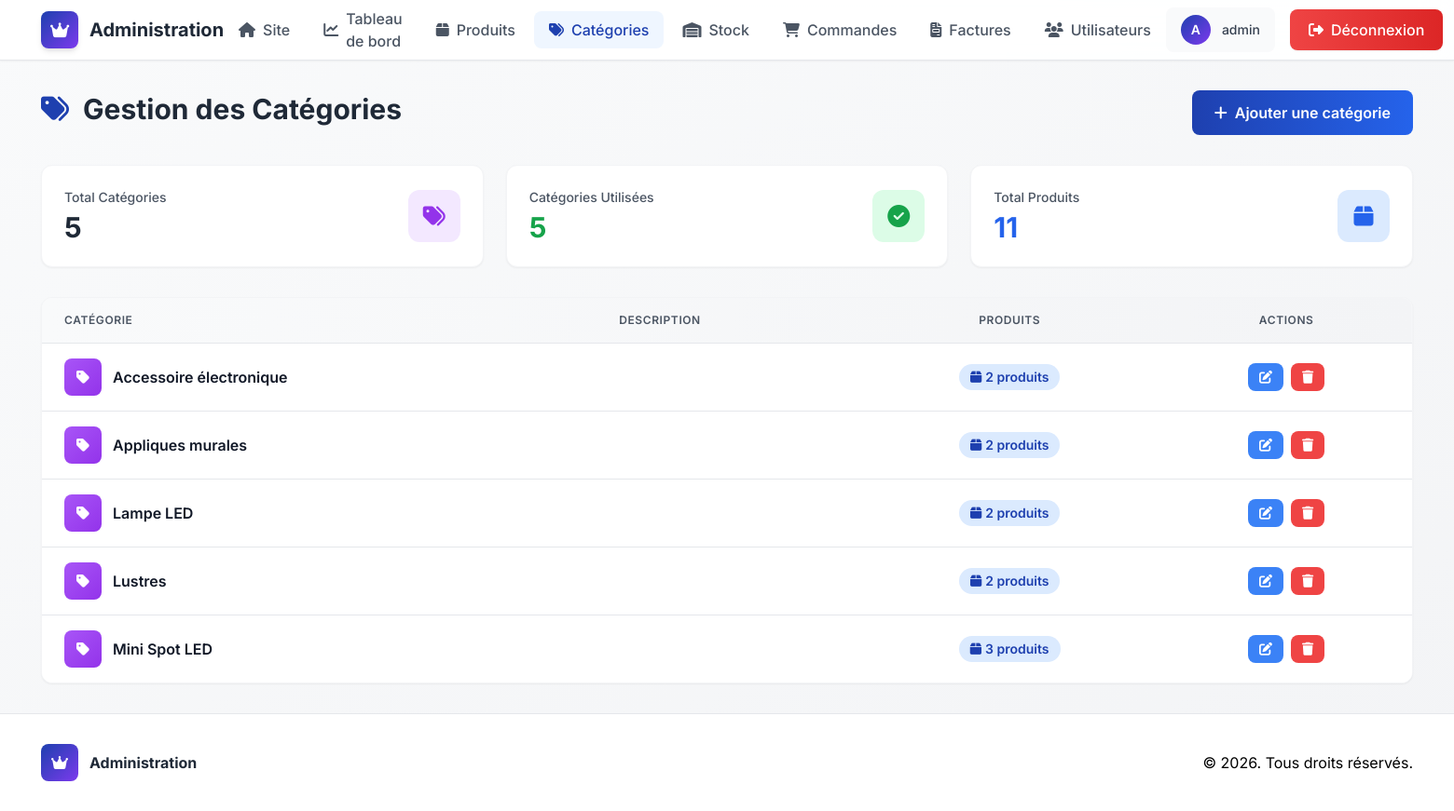
Screenshot of /admin/categories.php (signed in) with the database file from the repository.
### tables this page shows
CREATE TABLE `categories` (
  `id` int(11) NOT NULL,
  `nom` varchar(100) NOT NULL,
  `description` text DEFAULT NULL
);

### admin/categories.php (the view, shortened to what this page needs)
<?php
require_once '../db/db.php';
$stmt = $pdo->query("
    SELECT c.*, COUNT(p.id) as nb_produits
    FROM categories c
    LEFT JOIN produits p ON c.id = p.categorie_id
    GROUP BY c.id, c.nom, c.description
    ORDER BY c.nom ASC
");
$categories = $stmt->fetchAll();
$stmt = $pdo->query("SELECT COUNT(*) as total FROM categories");
$total_categories = $stmt->fetch()['total'];
$stmt = $pdo->query("SELECT COUNT(*) as total FROM produits");
$total_produits = $stmt->fetch()['total'];
$stmt = $pdo->query("
    SELECT c.id, COUNT(p.id) as nb_produits
    FROM categories c
    LEFT JOIN produits p ON c.id = p.categorie_id
    GROUP BY c.id
");
$cat_stats = $stmt->fetchAll();
$categories_avec_produits = count(array_filter($cat_stats, fn($c) => $c['nb_produits'] > 0));
?>
<!DOCTYPE html>
<html lang="fr">
<head>
    <script src="https://cdn.tailwindcss.com"></script>
    <link rel="stylesheet" href="https://cdnjs.cloudflare.com/ajax/libs/font-awesome/6.4.0/css/all.min.css">
</head>
<body class="bg-gradient-to-br from-gray-50 to-gray-100 min-h-screen font-sans antialiased flex flex-col">
    <nav class="bg-white border-b border-gray-200 sticky top-0 z-50 shadow-sm backdrop-blur-lg bg-opacity-90">
        <div class="container mx-auto px-6 lg:px-8">
            <div class="flex justify-between items-center h-16">
                <a href="dashboard.php" class="flex items-center space-x-3 group">
                    <div class="w-10 h-10 bg-gradient-to-br from-primary to-secondary rounded-lg flex items-center justify-center shadow-md group-hover:shadow-lg transition-all duration-300">
                        <i class="fas fa-crown text-white text-lg"></i>
                    </div>
                    <div>
                        <h1 class="text-xl font-bold text-gray-800">Administration</h1>
                    </div>
                </a>
                <ul class="hidden lg:flex items-center space-x-1">
                    <li>
                        <a href="../home.php" class="flex items-center space-x-2 px-4 py-2 rounded-lg text-gray-600 hover:text-primary hover:bg-blue-50 transition-all duration-200 font-medium">
                            <i class="fas fa-home"></i>
                            <span>Site</span>
                        </a>
                    </li>
                    <li>
                        <a href="dashboard.php" class="flex items-center space-x-2 px-4 py-2 rounded-lg text-gray-600 hover:text-primary hover:bg-blue-50 transition-all duration-200 font-medium">
                            <i class="fas fa-chart-line"></i>
                            <span>Tableau de bord</span>
                        </a>
                    </li>
                    <li>
                        <a href="products.php" class="flex items-center space-x-2 px-4 py-2 rounded-lg text-gray-600 hover:text-primary hover:bg-blue-50 transition-all duration-200 font-medium">
                            <i class="fas fa-box"></i>
                            <span>Produits</span>
                        </a>
                    </li>
                    <li>
                        <a href="categories.php" class="flex items-center space-x-2 px-4 py-2 rounded-lg bg-blue-50 text-primary transition-all duration-200 font-medium">
                            <i class="fas fa-tags"></i>
                            <span>Catégories</span>
                        </a>
                    </li>
                    <li>
                        <a href="stock.php" class="flex items-center space-x-2 px-4 py-2 rounded-lg text-gray-600 hover:text-primary hover:bg-blue-50 transition-all duration-200 font-medium">
                            <i class="fas fa-warehouse"></i>
                            <span>Stock</span>
                        </a>
                    </li>
                    <li>
                        <a href="commands.php" class="flex items-center space-x-2 px-4 py-2 rounded-lg text-gray-600 hover:text-primary hover:bg-blue-50 transition-all duration-200 font-medium">
                            <i class="fas fa-shopping-cart"></i>
                            <span>Commandes</span>
                        </a>
                    </li>
                    <li>
                        <a href="factures.php" class="flex items-center space-x-2 px-4 py-2 rounded-lg text-gray-600 hover:text-primary hover:bg-blue-50 transition-all duration-200 font-medium">
                            <i class="fas fa-file-invoice"></i>
                            <span>Factures</span>
                        </a>
                    </li>
                    <li>
                        <a href="users.php" class="flex items-center space-x-2 px-4 py-2 rounded-lg text-gray-600 hover:text-primary hover:bg-blue-50 transition-all duration-200 font-medium">
                            <i class="fas fa-users"></i>
                            <span>Utilisateurs</span>
                        </a>
                    </li>
                </ul>
                <div class="flex items-center space-x-4">
                    <div class="hidden md:flex items-center space-x-3 px-4 py-2 bg-gray-50 rounded-lg">
                        <div class="w-8 h-8 bg-gradient-to-br from-primary to-secondary rounded-full flex items-center justify-center">
                            <span class="text-white text-sm font-semibold"><?php echo strtoupper(substr($_SESSION['username'], 0, 1)); ?></span>
                        </div>
                        <span class="text-sm font-medium text-gray-700"><?php echo htmlspecialchars($_SESSION['username']); ?></span>
                    </div>
                    <a href="../user/logout.php" class="hidden lg:flex items-center space-x-2 px-5 py-2.5 bg-gradient-to-r from-red-500 to-red-600 text-white rounded-lg hover:from-red-600 hover:to-red-700 transition-all duration-200 font-medium shadow-sm hover:shadow-md">
                        <i class="fas fa-sign-out-alt"></i>
                        <span>Déconnexion</span>
                    </a>
                </div>
            </div>
        </div>
    </nav>
    <main class="container mx-auto px-6 lg:px-8 py-8 flex-grow">
        <div class="mb-8">
            <div class="flex flex-col md:flex-row justify-between items-start md:items-center gap-4">
                <div>
                    <h2 class="text-3xl font-bold text-gray-800 mb-2">
                        <i class="fas fa-tags text-primary mr-2"></i>
                        Gestion des Catégories
                    </h2>
                </div>
                <button onclick="document.getElementById('modalCategorie').classList.remove('hidden')" class="inline-flex items-center px-6 py-3 bg-gradient-to-r from-primary to-blue-600 text-white rounded-lg font-semibold hover:shadow-lg transition-all duration-200">
                    <i class="fas fa-plus mr-2"></i>
                    Ajouter une catégorie
                </button>
            </div>
        </div>
        <div class="grid grid-cols-1 md:grid-cols-3 gap-6 mb-8">
            <div class="bg-white rounded-xl shadow-sm p-6 border border-gray-100 card-hover">
                <div class="flex items-center justify-between">
                    <div>
                        <p class="text-sm font-medium text-gray-600 mb-1">Total Catégories</p>
                        <p class="text-3xl font-bold text-gray-800"><?php echo $total_categories; ?></p>
                    </div>
                    <div class="w-14 h-14 bg-purple-100 rounded-xl flex items-center justify-center">
                        <i class="fas fa-tags text-purple-600 text-2xl"></i>
                    </div>
                </div>
            </div>
            <div class="bg-white rounded-xl shadow-sm p-6 border border-gray-100 card-hover">
                <div class="flex items-center justify-between">
                    <div>
                        <p class="text-sm font-medium text-gray-600 mb-1">Catégories Utilisées</p>
                        <p class="text-3xl font-bold text-green-600"><?php echo $categories_avec_produits; ?></p>
                    </div>
                    <div class="w-14 h-14 bg-green-100 rounded-xl flex items-center justify-center">
                        <i class="fas fa-check-circle text-green-600 text-2xl"></i>
                    </div>
                </div>
            </div>
            <div class="bg-white rounded-xl shadow-sm p-6 border border-gray-100 card-hover">
                <div class="flex items-center justify-between">
                    <div>
                        <p class="text-sm font-medium text-gray-600 mb-1">Total Produits</p>
                        <p class="text-3xl font-bold text-blue-600"><?php echo $total_produits; ?></p>
                    </div>
                    <div class="w-14 h-14 bg-blue-100 rounded-xl flex items-center justify-center">
                        <i class="fas fa-box text-blue-600 text-2xl"></i>
                    </div>
                </div>
            </div>
        </div>
        <div class="bg-white rounded-xl shadow-sm border border-gray-100 overflow-hidden">
            <?php if (empty($categories)): ?>
                <div class="p-12 text-center">
                    <i class="fas fa-inbox text-gray-300 text-5xl mb-4"></i>
                    <p class="text-gray-500 text-lg mb-6">Aucune catégorie trouvée</p>
                    <button onclick="document.getElementById('modalCategorie').classList.remove('hidden')" class="inline-flex items-center px-6 py-3 bg-primary text-white rounded-lg font-semibold hover:bg-blue-700 transition">
                        <i class="fas fa-plus mr-2"></i>
                        Créer une catégorie
                    </button>
                </div>
            <?php else: ?>
                <div class="overflow-x-auto">
                    <table class="w-full">
                        <thead class="bg-gradient-to-r from-gray-50 to-gray-100 border-b border-gray-200">
                            <tr>
                                <th class="px-6 py-4 text-left text-xs font-semibold text-gray-600 uppercase tracking-wider">Catégorie</th>
                                <th class="px-6 py-4 text-left text-xs font-semibold text-gray-600 uppercase tracking-wider">Description</th>
                                <th class="px-6 py-4 text-center text-xs font-semibold text-gray-600 uppercase tracking-wider">Produits</th>
                                <th class="px-6 py-4 text-center text-xs font-semibold text-gray-600 uppercase tracking-wider">Actions</th>
                            </tr>
                        </thead>
                        <tbody class="divide-y divide-gray-200 bg-white">
                            <?php foreach ($categories as $cat): ?>
                            <tr class="hover:bg-blue-50 transition-colors duration-150">
                                <td class="px-6 py-4">
                                    <div class="flex items-center space-x-3">
                                        <div class="w-10 h-10 bg-gradient-to-br from-purple-500 to-purple-600 rounded-lg flex items-center justify-center">
                                            <i class="fas fa-tag text-white"></i>
                                        </div>
                                        <p class="font-semibold text-gray-900"><?php echo htmlspecialchars($cat['nom']); ?></p>
                                    </div>
                                </td>
                                <td class="px-6 py-4">
                                </td>
                                <td class="px-6 py-4 text-center">
                                    <?php if ($cat['nb_produits'] > 0): ?>
                                        <span class="inline-flex items-center px-3 py-1 rounded-full text-sm font-semibold bg-blue-100 text-blue-800">
                                            <i class="fas fa-box mr-1"></i>
                                            <?php echo $cat['nb_produits']; ?> produit<?php echo $cat['nb_produits'] > 1 ? 's' : ''; ?>
                                        </span>
                                    <?php endif; ?>
                                </td>
                                <td class="px-6 py-4 text-center">
                                    <div class="flex items-center justify-center gap-2">
                                        <a href="?edit=<?php echo $cat['id']; ?>"
                                           onclick="editCategorie(<?php echo htmlspecialchars(json_encode($cat)); ?>)"
                                           class="inline-flex items-center px-3 py-2 bg-blue-500 hover:bg-blue-600 text-white rounded-lg text-sm font-semibold transition-all duration-200">
                                            <i class="fas fa-edit"></i>
                                        </a>
                                        <form method="POST" onsubmit="return confirm('Êtes-vous sûr de vouloir supprimer cette catégorie ?<?php echo $cat['nb_produits'] > 0 ? '\n\nATTENTION: Cette catégorie contient ' . $cat['nb_produits'] . ' produit(s)!' : ''; ?>')" class="inline">
                                            <button type="submit" class="inline-flex items-center px-3 py-2 bg-red-500 hover:bg-red-600 text-white rounded-lg text-sm font-semibold transition-all duration-200">
                                                <i class="fas fa-trash"></i>
                                            </button>
                                        </form>
                                    </div>
                                </td>
                            </tr>
                            <?php endforeach; ?>
                        </tbody>
                    </table>
                </div>
            <?php endif; ?>
        </div>
    </main>
    <footer class="bg-white border-t border-gray-200 mt-auto">
        <div class="container mx-auto px-6 lg:px-8 py-8">
            <div class="flex flex-col md:flex-row justify-between items-center gap-4">
                <div class="flex items-center space-x-3">
                    <div class="w-10 h-10 bg-gradient-to-br from-primary to-secondary rounded-lg flex items-center justify-center">
                        <i class="fas fa-crown text-white"></i>
                    </div>
                    <p class="font-bold text-gray-800">Administration</p>
                </div>
                <p>&copy; <?php echo date('Y'); ?>. Tous droits réservés.</p>
            </div>
        </div>
    </footer>
</body>
</html>

### admin/categories.php (style rules this page uses)
.card-hover { transition: all 0.3s cubic-bezier(0.4, 0, 0.2, 1); }

### rows the page displays
categories: nom "Accessoire électronique", nb_produits "2"
categories: nom "Appliques murales", nb_produits "2"
categories: nom "Lampe LED", nb_produits "2"
categories: nom "Lustres", nb_produits "2"
categories: nom "Mini Spot LED", nb_produits "3"

### other values shown
substr($_SESSION['username'], 0, 1) "A"
$_SESSION['username'] "admin"
$total_categories "5"
$categories_avec_produits "5"
$total_produits "11"
